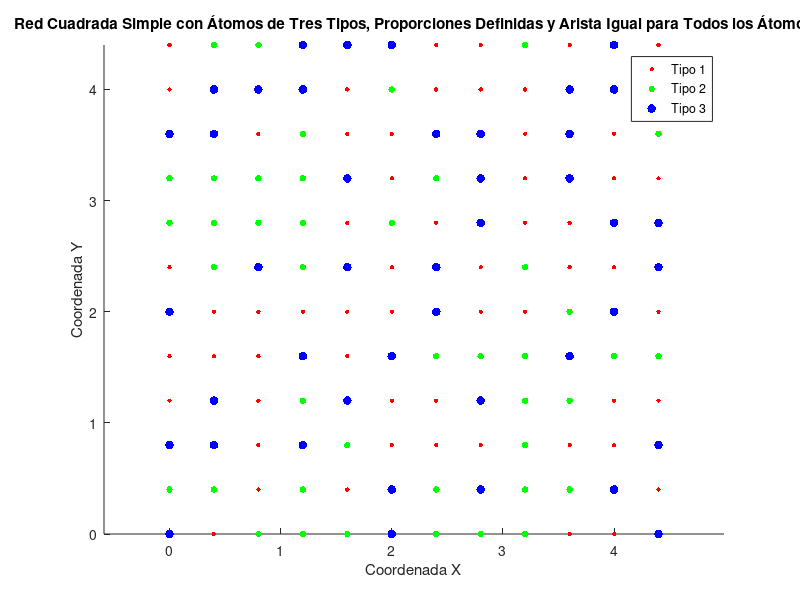

The MATLAB script that drew this image:
% Parámetros iniciales
num_atomos = 144; % Número total de átomos
radio_atomos = [0.1, 0.15, 0.2]; % Radios de los tres tipos de átomos
proporciones = [0.4, 0.3, 0.3]; % Proporción de átomos de cada tipo (ejemplo: 40% de Tipo 1, 30% de Tipo 2, 30% de Tipo 3)
num_tipos_atomos = length(radio_atomos); % Número de tipos de átomos
lado_cuadrado = sqrt(num_atomos); % Lado de la red cuadrada

% Crea una matriz para almacenar las coordenadas de los átomos
coordenadas = zeros(num_atomos, 2);
tipos_atomos = [];

% Calcula las coordenadas y tipos de átomos
for tipo = 1:num_tipos_atomos
    num_atomos_tipo = round(num_atomos * proporciones(tipo));
    tipos_atomos = [tipos_atomos; repmat(tipo, num_atomos_tipo, 1)];
end

% Mezcla los tipos de átomos para asignación aleatoria
tipos_atomos = tipos_atomos(randperm(num_atomos));

% Calcula las coordenadas de los átomos sin nodos libres
for i = 1:num_atomos
    tipo = tipos_atomos(i);
    [row, col] = ind2sub([lado_cuadrado, lado_cuadrado], i);
    x = (col - 1) * (2 * max(radio_atomos)); % Multiplica por 2 para asegurar la misma arista
    y = (row - 1) * (2 * max(radio_atomos)); % Multiplica por 2 para asegurar la misma arista
    coordenadas(i, :) = [x, y];
end

% Dibuja la red cuadrada simple con átomos de diferentes colores
figure;

% Define una matriz de colores para cada tipo de átomo
colores = hsv(num_tipos_atomos);

for tipo = 1:num_tipos_atomos
    tipo_indices = find(tipos_atomos == tipo);
    scatter(coordenadas(tipo_indices, 1), coordenadas(tipo_indices, 2), radio_atomos(tipo)^2 * 1000, colores(tipo, :), 'filled');
    hold on;
end

axis equal;
title('Red Cuadrada Simple con Átomos de Tres Tipos, Proporciones Definidas y Arista Igual para Todos los Átomos');
xlabel('Coordenada X');
ylabel('Coordenada Y');

% Crear una leyenda para los tipos de átomos
leyenda = cell(num_tipos_atomos, 1);
for tipo = 1:num_tipos_atomos
    leyenda{tipo} = sprintf('Tipo %d', tipo);
end
legend(leyenda);

